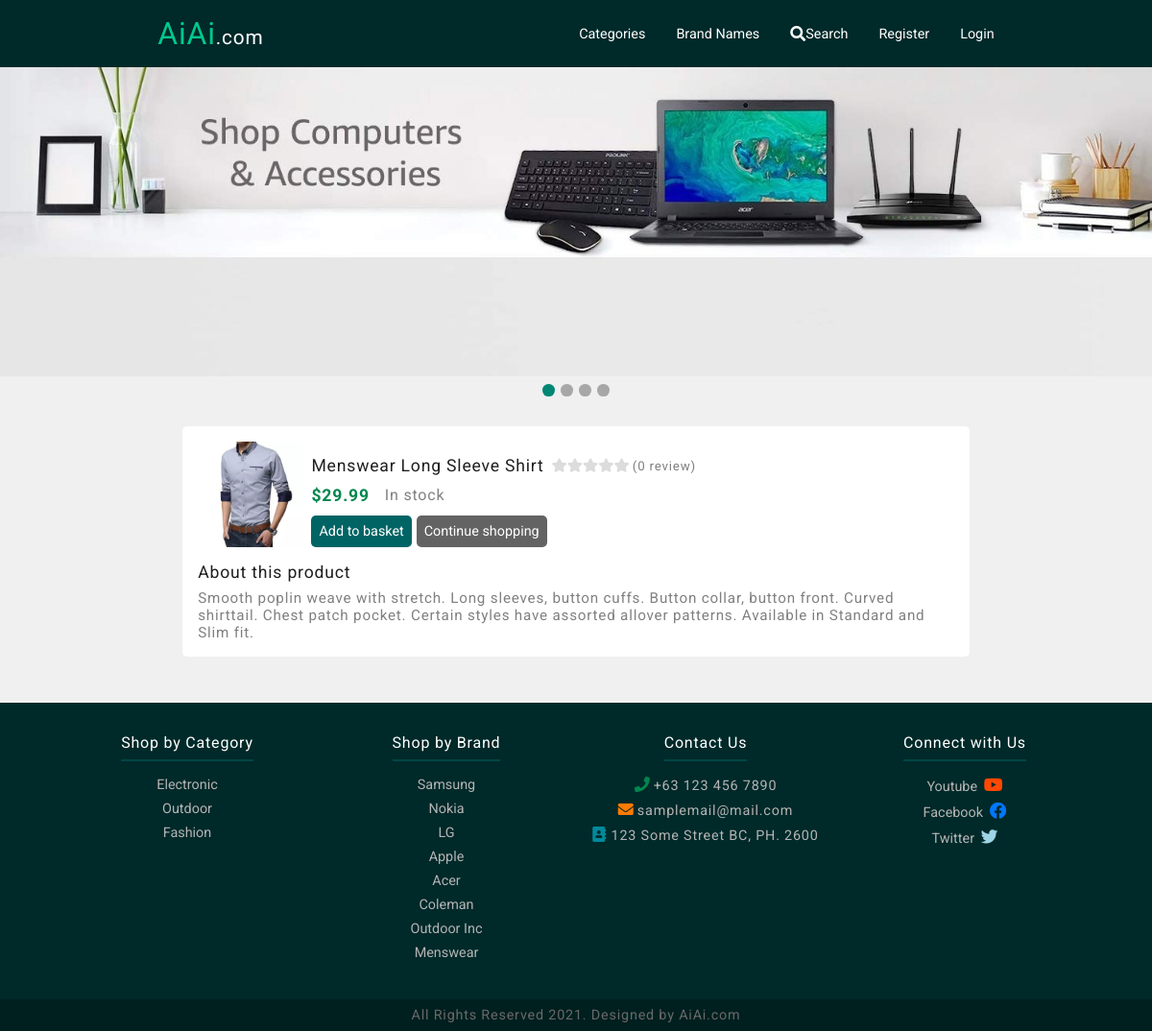
The page /product/10/detail/ on the database its author committed.
### store/models.py (models this page shows, shortened)
class Product(models.Model):
    product_name = models.CharField(max_length=200)
    image = models.ImageField(default="productImages/defaultProductImage.jpg", upload_to="productImages")
    brand_image = models.ImageField(default="brandImages/defaultBrandImage.jpg", upload_to="brandImages")
    price = models.DecimalField(max_digits=10, decimal_places=2)
    category = models.CharField(max_length=50)
    sub_category = models.CharField(max_length=50)
    company = models.CharField(max_length=100)
    description = models.TextField(blank=True)
    on_stock = models.BooleanField(default=True)
    times_ordered = models.IntegerField(default=0)
    product_rating = models.IntegerField(default=0)

### store/views.py (the view)
# urls.py: path("product/<int:pk>/detail/", product_detail, name="product_detail"),
def product_detail(request, pk):
    product = get_object_or_404(Product, pk=pk)
    return render(request, "store/product_detail.html", {"product": product})

### store/context_processors.py (called while the page is built)
def update_basket(request):
    user = request.user
    if user.is_authenticated:
        customer = get_object_or_404(Customer, name=user)
        baskets = customer.basket_set.filter(open_basket=True)
        total_amount_due = 0
        totalItems = 0
        for basket in baskets:
            total_amount_due += basket.quantity * basket.product.price
            totalItems += basket.quantity
        user.customer.total_items = totalItems
        context = {
            "total_amount_due": total_amount_due,
        }
        return context
    else:
        return {}

def side_categories(request):
    products = Product.objects.all()
    categories = {}
    sub_cat = {}
    for product in products:
        categories.setdefault(product.category, product.id)
        sub_cat.setdefault(product.sub_category, product)
    context = {
        "categories": categories,
        "sub_cat": sub_cat
    }
    return  context

def shop_by_brand_name(request):
    products = Product.objects.all()
    brands = {}
    total_items = {}
    for product in products:
        brands.setdefault(product.company, product)
        total_items.setdefault(product.company, 0)
        total_items[product.company] =  total_items[product.company]+1
    context = {
        "brands": brands,
    }
    return context

### store/templates/store/product_detail.html (shortened to what this page needs)
{% extends "store/base.html" %}
{% block content %}
    <div class="product-detail">
        <div class="product-detail-container">
            <div class="product-detail-text">
                <div class="product-detail-img">
                    <img src="{{ product.image.url }}" alt="">
                </div>
                <div class="product-detail-content-container">
                    <div class="product-detail-name-ratings">
                        <p class="product-detail-name">{{ product.product_name}}</p>
                        <div class="product-detail-ratings">
                            <div id="{{ product.product_rating }}" class="product-detail-rating-icon">
                                {% if product.productreview_set.count > 1 %}
                                    <p class="product-detail-ratings-count">
                                        <small>({{ product.productreview_set.count }} reviews)</small>
                                    </p>
                                {% else %}
                                    <p class="product-detail-ratings-count">
                                        <small>({{ product.productreview_set.count }} review)</small>
                                    </p>
                                {% endif %}
                            </div>
                        </div>
                    </div>
                    <div class="product-detail-price-available">
                        <p class="product-detail-price">${{ product.price }}</p>
                        {% if product.on_stock %}
                            <p class="product-available">In stock</p>
                        {% else %}
                            <p class="product-outofstock">Out of stock</p>
                        {% endif %}
                    </div>
                    <div class="product-detail-btns">
                        <a class="add-to-basket" type="button" href="{% url 'store:add_to_basket' product.pk %}">Add to basket</a>
                        <a class="continue-shopping" type="button" href="{% url 'store:home' %}">Continue shopping</a>
                    </div>
                </div>
                <p class="about-this-product">About this product</p>
                <p class="product-detail-description">{{ product.description }}</p>
            </div>
        </div>
    </div>
{% endblock content %}

### store/templates/store/base.html (shortened to what this page needs)
{% load static %}
<!DOCTYPE html>
<html lang="en">
<head>
    <link type="text/css" rel="stylesheet" href="{% static 'store/css/all.min.css' %}">
    <link type="text/css" rel="stylesheet" href="{% static 'store/style.css' %}">
</head>
<body>
    <header>
        <nav class="navbar">
            <div class="brand-name">
                <a class="brand" href="{% url 'store:home' %}">
                    AiAi<span>.com</span>
                </a>
            </div>
            <ul class="navitem-container">
                <li class="item category">Categories</li>
                <li class="item"><a href="{% url 'store:shop_by_brand' %}">Brand Names</a></li>
                {% if user.is_authenticated %}
                <li class="item my-basket-icon">
                    <a href="{% url 'store:my_basket' %}">My Basket
                        <i class="fa fa-shopping-basket basket">
                            <small>{{ user.customer.total_items }}</small>
                        </i>
                    </a>
                </li>
                <li class="item" id="search-button">
                    <i class="fa fa-search search-button-icon"></i>
                    Search
                </li>
                <li class="item" id="accounts">My Accounts
                    <div class="accounts">
                        <a href="{% url 'store:my_orders' %}">Order History</a>
                        <a href="{% url 'users:profile' %}">Profile Info</a>
                    </div>
                    <div class="mobile-accounts">
                        <a href="{% url 'store:my_orders' %}">Order History</a>
                        <a href="{% url 'users:profile' %}">Profile Info</a>
                    </div>
                </li>
                <li class="item logout"><a href="{% url 'users:logout' %}">Logout</a></li>
                {% else %}
                <li class="item" id="search-button">
                    <i class="fa fa-search search-button-icon"></i>
                    Search
                </li>
                <li class="item register"><a href="{% url 'users:register' %}">Register</a></li>
                <li class="item"><a href="{% url 'users:login' %}">Login</a></li>
                {% endif %}
            </ul>
        </nav>
    </header>
    <main>
        <div class="slide-container">
            <div class="slide-image-container">
                <div class="slide-img">
                    <img src="{% static 'store/slide/img2.jpg' %}" alt="">
                </div>
            </div>
            <div class="indicator">
                <div class="circle"></div>
                <div class="circle"></div>
                <div class="circle"></div>
                <div class="circle"></div>
            </div>
        </div>
        {% block content %}
        {% endblock content %}
    </main>
    <footer>
        <div class="footer-row">
            <div class="footer-shop-by-category">
                <div>
                    <p class="footer-item-title">Shop by Category</p>
                </div>
                {% for key, value in categories.items %}
                    <a href="{% url 'store:category' value %}">{{ key }}</a>
                {% endfor %}
            </div>
            <div class="footer-shop-by-brand">
                <div>
                    <p class="footer-item-title">Shop by Brand</p>
                </div>
                {% for key, value in brands.items %}
                    <a href="{% url 'store:brand_name' value.pk %}">{{ key }}</a>
                {% endfor %}
            </div>
            <div class="footer-contact-us">
                <div>
                    <p class="footer-item-title">Contact Us</p>
                </div>
                <p class="phone"><i class="fas fa-phone "></i>+63 123 456 7890</p>
                <p class="email"><i class="fas fa-envelope"></i>samplemail@mail.com</p>
                <p class="address"><i class="fas fa-address-book"></i>
                    123 Some Street BC, PH. 2600
                </p>
            </div>
            <div class="footer-connect-with-us">
                <div>
                    <p class="footer-item-title">Connect with Us</p>
                </div>
                <a href="https://www.youtube.com" target="_blank"> Youtube
                    <i class="fab fa-youtube youtube"></i>
                </a>
                <a href="https://www.facebook.com" target="_blank">Facebook
                    <i class="fab fa-facebook facebook"></i>
                </a>
                <a href="https://twitter.com/" target="_blank">Twitter
                    <i class="fab fa-twitter twitter"></i>
                </a>
            </div>
        </div>
        <div class="footer-rights-reserved">
            <p>All Rights Reserved 2021. Designed by AiAi.com</p>
        </div>
    </footer>
</body>
</html>

### rows shown on the page
Product: image (picture), product_name "Menswear Long Sleeve Shirt", productreview_set.count "0", price "29.99", description "Smooth poplin weave with stretch. Long sleeves, button cuffs. Button collar, button front. Curved shirttail. Chest patch pocket. Certain styles have assorted allover patterns. Available in Standard and Slim fit.", categories "Fashion", company "Menswear"
Product: categories "Electronic", company "Samsung"
Product: categories "Outdoor", company "Coleman"
Product: company "Nokia"
Product: company "LG"
Product: company "Apple"
Product: company "Acer"
Product: company "Outdoor Inc"
